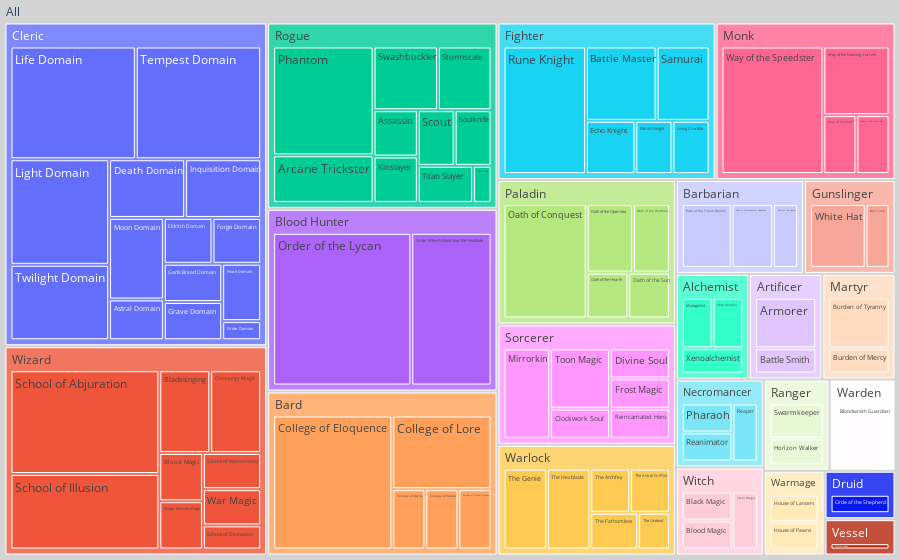

Here is the notebook cell this chart was saved with:
### Code cell
Display_Fig(Table_Class_Level, ["Class", "Sub-Class", "L_Count"])

### Figure 1 — Plotly figure (JSON) as saved in the notebook; plotly's stock layout.template omitted (floating-point values rounded to 4 significant figures; data arrays with more than 128 entries replaced by an {"elided": "..."} marker saying what was removed)
{"data": [{"branchvalues": "total", "domain": {"x": [0, 1], "y": [0, 1]}, "hovertemplate": "labels=%{label}<br>L_Count=%{value}<br>parent=%{parent}<br>id=%{id}<extra></extra>", "ids": {"elided": "516 str values"}, "labels": {"elided": "516 str values"}, "name": "", "parents": {"elided": "516 str values"}, "values": {"elided": "516 int values"}, "type": "treemap", "root": {"color": "lightgrey"}, "level": "All"}], "layout": {"legend": {"tracegroupgap": 0}, "margin": {"t": 0, "l": 0, "r": 0, "b": 0}, "autosize": true}}
